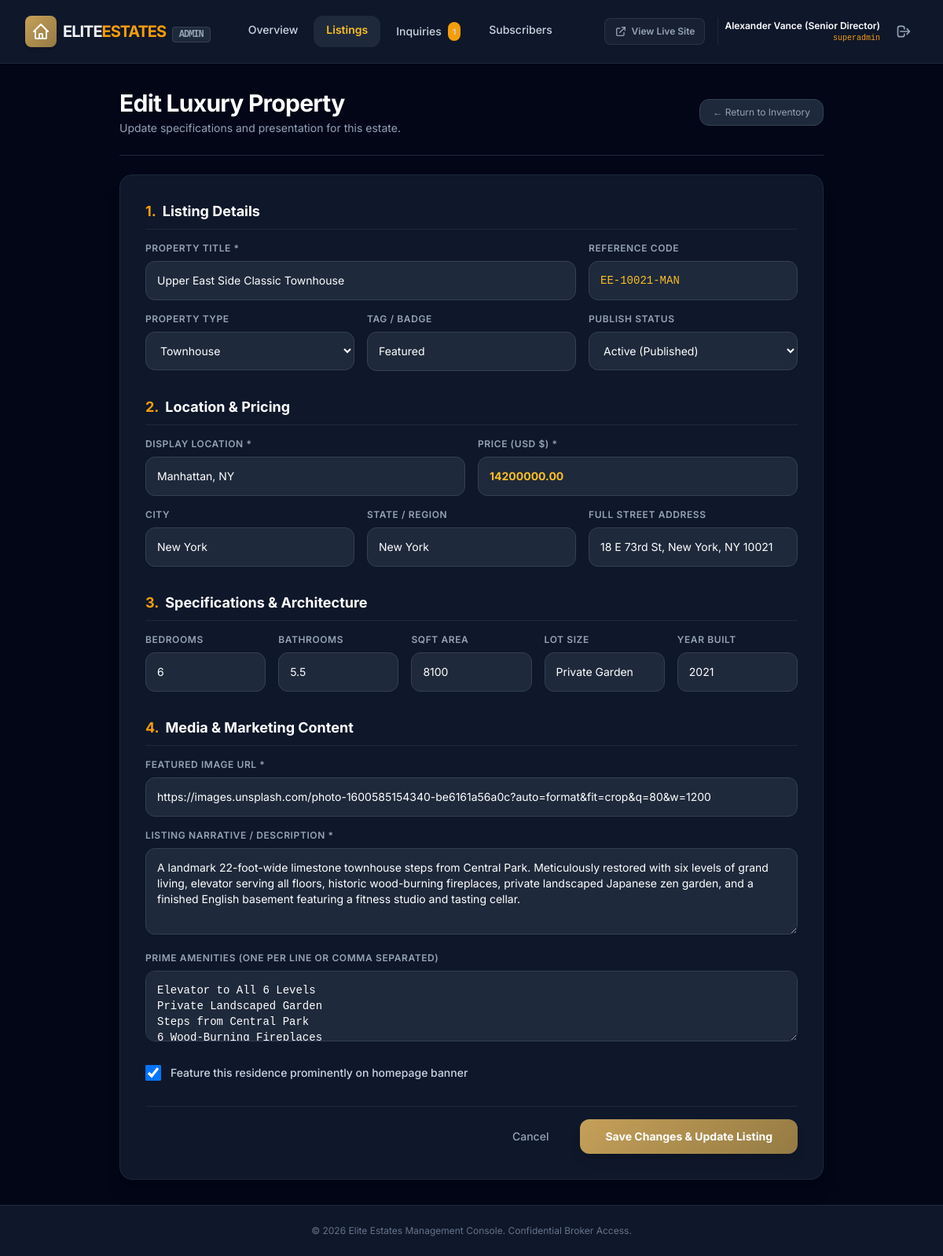
Page /admin/property-form.php?id=5 (signed in) on the committed database.
### tables this page shows
CREATE TABLE IF NOT EXISTS `properties` (
    `id` INT UNSIGNED AUTO_INCREMENT PRIMARY KEY,
    `ref_code` VARCHAR(50) NOT NULL UNIQUE,
    `title` VARCHAR(255) NOT NULL,
    `slug` VARCHAR(255) NOT NULL UNIQUE,
    `tag` VARCHAR(50) DEFAULT 'For Sale',
    `property_type` VARCHAR(50) NOT NULL,
    `location` VARCHAR(150) NOT NULL,
    `city` VARCHAR(100) NOT NULL,
    `state` VARCHAR(50) NOT NULL,
    `address` VARCHAR(255) DEFAULT NULL,
    `price` DECIMAL(14, 2) NOT NULL,
    `beds` INT UNSIGNED NOT NULL DEFAULT 1,
    `baths` DECIMAL(3, 1) NOT NULL DEFAULT 1.0,
    `sqft` INT UNSIGNED NOT NULL,
    `lot_size` VARCHAR(50) DEFAULT NULL,
    `year_built` SMALLINT UNSIGNED DEFAULT NULL,
    `featured_image` TEXT NOT NULL,
    `description` TEXT NOT NULL,
    `amenities` JSON DEFAULT NULL,
    `status` ENUM('active', 'pending', 'sold', 'draft') NOT NULL DEFAULT 'active',
    `is_featured` TINYINT(1) NOT NULL DEFAULT 1,
    `created_at` TIMESTAMP NOT NULL DEFAULT CURRENT_TIMESTAMP,
    `updated_at` TIMESTAMP NOT NULL DEFAULT CURRENT_TIMESTAMP ON UPDATE CURRENT_TIMESTAMP,
    INDEX `idx_properties_location` (`location`),
    INDEX `idx_properties_type` (`property_type`),
    INDEX `idx_properties_price` (`price`),
    INDEX `idx_properties_status` (`status`),
    INDEX `idx_properties_featured` (`is_featured`)
);

### admin/property-form.php (the view, shortened to what the rows shown need)
<?php
require_once __DIR__ . '/header.php';
require_once __DIR__ . '/../src/Models/Property.php';
$propertyModel = new Property();
$id = isset($_GET['id']) ? (int)$_GET['id'] : 0;
$isEdit = ($id > 0);
$property = null;
if ($isEdit) {
    $property = $propertyModel->getById($id);
}
?>
<div class="max-w-4xl mx-auto space-y-6">
    <div class="flex justify-between items-center border-b border-slate-800 pb-6">
        <div>
            <h1 class="text-3xl font-bold text-white tracking-tight">
                <?= $isEdit ? 'Edit Luxury Property' : 'Create New Luxury Listing' ?>
            </h1>
        </div>
    </div>
    <form method="POST" class="bg-slate-900 border border-slate-800 p-8 rounded-2xl shadow-xl space-y-8">
        <div class="space-y-4">
            <h2 class="text-lg font-bold text-white flex items-center gap-2 border-b border-slate-800 pb-2">
                <span class="text-amber-500">1.</span> Listing Details
            </h2>
            <div class="grid grid-cols-1 md:grid-cols-3 gap-4">
                <div class="md:col-span-2">
                    <label class="block text-xs font-semibold uppercase tracking-wider text-slate-400 mb-2">Property Title *</label>
                    <input type="text" name="title" value="<?= htmlspecialchars($_POST['title'] ?? $property['title'] ?? '') ?>" required placeholder="e.g. Oceanfront Majesty"
                           class="w-full bg-slate-800 border border-slate-700 rounded-xl p-3.5 text-sm text-white outline-none focus:ring-2 focus:ring-amber-500">
                </div>
                <div>
                    <label class="block text-xs font-semibold uppercase tracking-wider text-slate-400 mb-2">Reference Code</label>
                    <input type="text" name="ref_code" value="<?= htmlspecialchars($_POST['ref_code'] ?? $property['ref_code'] ?? ('EE-' . rand(10000, 99999) . '-LST')) ?>" placeholder="EE-99210-MAL"
                           class="w-full bg-slate-800 border border-slate-700 rounded-xl p-3.5 text-sm text-amber-400 font-mono outline-none focus:ring-2 focus:ring-amber-500">
                </div>
            </div>
            <div class="grid grid-cols-1 md:grid-cols-3 gap-4">
                <div>
                    <label class="block text-xs font-semibold uppercase tracking-wider text-slate-400 mb-2">Tag / Badge</label>
                    <input type="text" name="tag" value="<?= htmlspecialchars($_POST['tag'] ?? $property['tag'] ?? 'For Sale') ?>" placeholder="For Sale, New Listing, Exclusive"
                           class="w-full bg-slate-800 border border-slate-700 rounded-xl p-3.5 text-sm text-white outline-none focus:ring-2 focus:ring-amber-500">
                </div>
            </div>
        </div>
        <div class="space-y-4">
            <h2 class="text-lg font-bold text-white flex items-center gap-2 border-b border-slate-800 pb-2">
                <span class="text-amber-500">2.</span> Location & Pricing
            </h2>
            <div class="grid grid-cols-1 md:grid-cols-2 gap-4">
                <div>
                    <label class="block text-xs font-semibold uppercase tracking-wider text-slate-400 mb-2">Display Location *</label>
                    <input type="text" name="location" value="<?= htmlspecialchars($_POST['location'] ?? $property['location'] ?? '') ?>" required placeholder="e.g. Malibu, California"
                           class="w-full bg-slate-800 border border-slate-700 rounded-xl p-3.5 text-sm text-white outline-none focus:ring-2 focus:ring-amber-500">
                </div>
                <div>
                    <label class="block text-xs font-semibold uppercase tracking-wider text-slate-400 mb-2">Price (USD $) *</label>
                    <input type="number" step="10000" name="price" value="<?= htmlspecialchars((string)($_POST['price'] ?? $property['price'] ?? '')) ?>" required placeholder="12500000"
                           class="w-full bg-slate-800 border border-slate-700 rounded-xl p-3.5 text-sm text-amber-400 font-bold outline-none focus:ring-2 focus:ring-amber-500">
                </div>
            </div>
            <div class="grid grid-cols-1 md:grid-cols-3 gap-4">
                <div>
                    <label class="block text-xs font-semibold uppercase tracking-wider text-slate-400 mb-2">City</label>
                    <input type="text" name="city" value="<?= htmlspecialchars($_POST['city'] ?? $property['city'] ?? '') ?>" placeholder="Malibu"
                           class="w-full bg-slate-800 border border-slate-700 rounded-xl p-3.5 text-sm text-white outline-none focus:ring-2 focus:ring-amber-500">
                </div>
                <div>
                    <label class="block text-xs font-semibold uppercase tracking-wider text-slate-400 mb-2">State / Region</label>
                    <input type="text" name="state" value="<?= htmlspecialchars($_POST['state'] ?? $property['state'] ?? '') ?>" placeholder="California"
                           class="w-full bg-slate-800 border border-slate-700 rounded-xl p-3.5 text-sm text-white outline-none focus:ring-2 focus:ring-amber-500">
                </div>
                <div>
                    <label class="block text-xs font-semibold uppercase tracking-wider text-slate-400 mb-2">Full Street Address</label>
                    <input type="text" name="address" value="<?= htmlspecialchars($_POST['address'] ?? $property['address'] ?? '') ?>" placeholder="31200 Broad Beach Rd"
                           class="w-full bg-slate-800 border border-slate-700 rounded-xl p-3.5 text-sm text-white outline-none focus:ring-2 focus:ring-amber-500">
                </div>
            </div>
        </div>
        <div class="space-y-4">
            <h2 class="text-lg font-bold text-white flex items-center gap-2 border-b border-slate-800 pb-2">
                <span class="text-amber-500">3.</span> Specifications & Architecture
            </h2>
            <div class="grid grid-cols-2 md:grid-cols-5 gap-4">
                <div>
                    <label class="block text-xs font-semibold uppercase tracking-wider text-slate-400 mb-2">Bedrooms</label>
                    <input type="number" name="beds" value="<?= htmlspecialchars((string)($_POST['beds'] ?? $property['beds'] ?? 5)) ?>" min="1" max="50"
                           class="w-full bg-slate-800 border border-slate-700 rounded-xl p-3.5 text-sm text-white outline-none focus:ring-2 focus:ring-amber-500">
                </div>
                <div>
                    <label class="block text-xs font-semibold uppercase tracking-wider text-slate-400 mb-2">Bathrooms</label>
                    <input type="number" step="0.5" name="baths" value="<?= htmlspecialchars((string)($_POST['baths'] ?? $property['baths'] ?? 6.0)) ?>" min="1" max="50"
                           class="w-full bg-slate-800 border border-slate-700 rounded-xl p-3.5 text-sm text-white outline-none focus:ring-2 focus:ring-amber-500">
                </div>
                <div>
                    <label class="block text-xs font-semibold uppercase tracking-wider text-slate-400 mb-2">SqFt Area</label>
                    <input type="number" name="sqft" value="<?= htmlspecialchars((string)($_POST['sqft'] ?? $property['sqft'] ?? 7500)) ?>" min="100"
                           class="w-full bg-slate-800 border border-slate-700 rounded-xl p-3.5 text-sm text-white outline-none focus:ring-2 focus:ring-amber-500">
                </div>
                <div>
                    <label class="block text-xs font-semibold uppercase tracking-wider text-slate-400 mb-2">Lot Size</label>
                    <input type="text" name="lot_size" value="<?= htmlspecialchars($_POST['lot_size'] ?? $property['lot_size'] ?? '2.5 Acres') ?>" placeholder="e.g. 2.5 Acres"
                           class="w-full bg-slate-800 border border-slate-700 rounded-xl p-3.5 text-sm text-white outline-none focus:ring-2 focus:ring-amber-500">
                </div>
                <div>
                    <label class="block text-xs font-semibold uppercase tracking-wider text-slate-400 mb-2">Year Built</label>
                    <input type="number" name="year_built" value="<?= htmlspecialchars((string)($_POST['year_built'] ?? $property['year_built'] ?? date('Y'))) ?>" min="1800" max="2100"
                           class="w-full bg-slate-800 border border-slate-700 rounded-xl p-3.5 text-sm text-white outline-none focus:ring-2 focus:ring-amber-500">
                </div>
            </div>
        </div>
        <div class="space-y-4">
            <h2 class="text-lg font-bold text-white flex items-center gap-2 border-b border-slate-800 pb-2">
                <span class="text-amber-500">4.</span> Media & Marketing Content
            </h2>
            <div>
                <label class="block text-xs font-semibold uppercase tracking-wider text-slate-400 mb-2">Featured Image URL *</label>
                <input type="url" name="featured_image" value="<?= htmlspecialchars($_POST['featured_image'] ?? $property['featured_image'] ?? '') ?>" required placeholder="https://images.unsplash.com/..."
                       class="w-full bg-slate-800 border border-slate-700 rounded-xl p-3.5 text-sm text-white outline-none focus:ring-2 focus:ring-amber-500">
            </div>
            <div>
                <label class="block text-xs font-semibold uppercase tracking-wider text-slate-400 mb-2">Listing Narrative / Description *</label>
                <textarea name="description" rows="4" required placeholder="Describe the architectural uniqueness, views, and materials..."
                          class="w-full bg-slate-800 border border-slate-700 rounded-xl p-3.5 text-sm text-white outline-none focus:ring-2 focus:ring-amber-500"><?= htmlspecialchars($_POST['description'] ?? $property['description'] ?? '') ?></textarea>
            </div>
            <div class="flex items-center gap-3 pt-2">
                <input type="checkbox" id="is_featured" name="is_featured" value="1" <?= (!empty($property['is_featured']) || !isset($property)) ? 'checked' : '' ?>
                       class="w-5 h-5 rounded bg-slate-800 border-slate-700 text-amber-500 focus:ring-amber-500">
                <label for="is_featured" class="text-sm font-medium text-slate-300">Feature this residence prominently on homepage banner</label>
            </div>
        </div>
    </form>
</div>
<?php require_once __DIR__ . '/footer.php'; ?>

### rows in the picture
properties: title "Upper East Side Classic Townhouse", ref_code "EE-10021-MAN", tag "Featured", location "Manhattan, NY", price "14200000.00", city "New York", state "New York", address "18 E 73rd St, New York, NY 10021", beds "6", baths "5.5", sqft "8100", lot_size "Private Garden", year_built "2021", featured_image "https://images.unsplash.com/photo-1600585154340-be6161a56a0c?auto=format&fit=crop&q=80&w=1200", description "A landmark 22-foot-wide limestone townhouse steps from Central Park. Meticulously restored with six levels of grand living, elevator serving all floors, historic wood-burning fireplaces, private landscaped Japanese zen garden, and a finished English basement featuring a fitness studio and tasting cellar.", is_featured "☑"

### other values in the picture
$unreadInquiries "1"
$_SESSION['admin_name'] "Alexander Vance (Senior Director)"
$_SESSION['admin_role'] "superadmin"
form field property_type "Townhouse"
form field status "Active (Published)"
